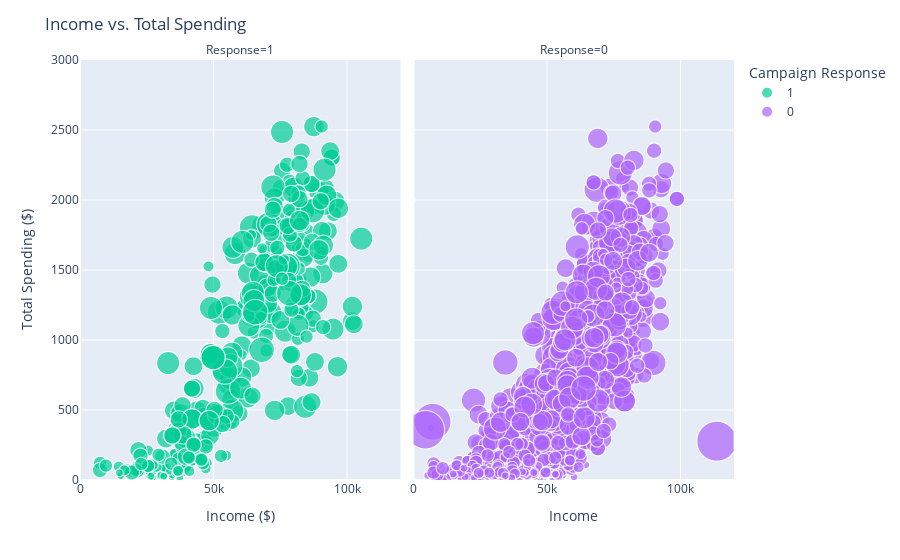

Here is the notebook cell this chart was saved with:
### Markdown cell above
**Hint**: You may use `range_x=[start_value,end_value]`  to adjust the visible range on the x-axis for better visualizing the distribution of the points.

### Code cell
import plotly.express as px

# Calculate total spending across all product types
df['TotalSpending'] = (df['MntWines'] + df['MntFruits'] + df['MntMeatProducts'] + 
                       df['MntFishProducts'] + df['MntSweetProducts'] + df['MntGoldProds'])

# Create scatter plot
fig = px.scatter(df, x='Income', y='TotalSpending', 
                 size='NumWebPurchases', 
                 color='Response',
                 facet_col='Response', # Separate plots due to overlapping of points issue
                 hover_data=['Income', 'Education', 'Marital_Status'],
                 size_max=40,
                 color_discrete_map={0: 'green', 1: 'purple'})

# Add title and axis labels
fig.update_layout(
    title='Income vs. Total Spending',
    xaxis_title='Income ($)',
    yaxis_title='Total Spending ($)',
    legend_title='Campaign Response'
)

# Set range of x and y axes for better visualization
fig.update_xaxes(range=[0, 120000])
fig.update_yaxes(range=[0, 3000])

fig.update_traces(marker_symbol=None)

fig.show()

### Figure 1 — Plotly figure (JSON) as saved in the notebook; plotly's stock layout.template omitted (floating-point values rounded to 4 significant figures; data arrays with more than 128 entries replaced by an {"elided": "..."} marker saying what was removed)
{"data": [{"customdata": {"elided": "333x2 str values"}, "hovertemplate": "Response=1<br>Income=%{x}<br>TotalSpending=%{y}<br>NumWebPurchases=%{marker.size}<br>Education=%{customdata[0]}<br>Marital_Status=%{customdata[1]}<extra></extra>", "legendgroup": "1", "marker": {"color": "#00cc96", "size": {"elided": "333 int values"}, "sizemode": "area", "sizeref": 0.01688}, "mode": "markers", "name": "1", "showlegend": true, "type": "scattergl", "x": {"elided": "333 float values"}, "xaxis": "x", "y": {"elided": "333 int values"}, "yaxis": "y"}, {"customdata": {"elided": "1883x2 str values"}, "hovertemplate": "Response=0<br>Income=%{x}<br>TotalSpending=%{y}<br>NumWebPurchases=%{marker.size}<br>Education=%{customdata[0]}<br>Marital_Status=%{customdata[1]}<extra></extra>", "legendgroup": "0", "marker": {"color": "#ab63fa", "size": {"elided": "1883 int values"}, "sizemode": "area", "sizeref": 0.01688}, "mode": "markers", "name": "0", "showlegend": true, "type": "scattergl", "x": {"elided": "1883 float values"}, "xaxis": "x2", "y": {"elided": "1883 int values"}, "yaxis": "y2"}], "layout": {"annotations": [{"font": {}, "showarrow": false, "text": "Response=1", "x": 0.245, "xanchor": "center", "xref": "paper", "y": 1, "yanchor": "bottom", "yref": "paper"}, {"font": {}, "showarrow": false, "text": "Response=0", "x": 0.755, "xanchor": "center", "xref": "paper", "y": 1, "yanchor": "bottom", "yref": "paper"}], "legend": {"itemsizing": "constant", "title": {"text": "Campaign Response"}, "tracegroupgap": 0}, "margin": {"t": 60}, "title": {"text": "Income vs. Total Spending"}, "xaxis": {"anchor": "y", "domain": [0, 0.49], "range": [0, 120000], "title": {"text": "Income ($)"}}, "xaxis2": {"anchor": "y2", "domain": [0.51, 1], "matches": "x", "range": [0, 120000], "title": {"text": "Income"}}, "yaxis": {"anchor": "x", "domain": [0, 1], "range": [0, 3000], "title": {"text": "Total Spending ($)"}}, "yaxis2": {"anchor": "x2", "domain": [0, 1], "matches": "y", "range": [0, 3000], "showticklabels": false}}}
